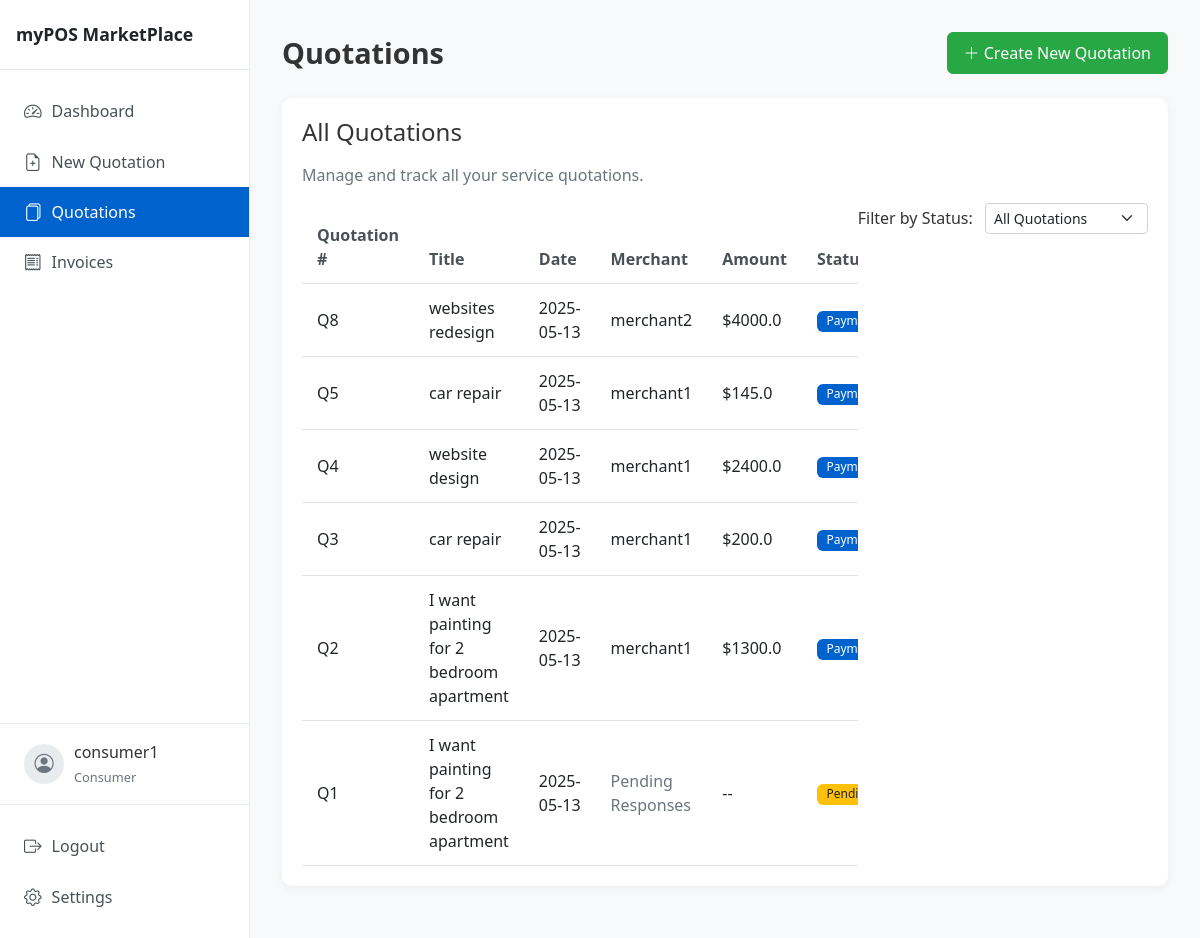
The page /consumer/quotations (signed in) on the database its author committed.
### models/user.py (models this page shows, shortened)
class User(db.Model, UserMixin):
    id = db.Column(db.Integer, primary_key=True)
    username = db.Column(db.String(64), unique=True, nullable=False)
    email = db.Column(db.String(120), unique=True, nullable=False)
    password_hash = db.Column(db.String(128), nullable=False)
    role = db.Column(db.String(20), nullable=False)  # 'consumer' or 'merchant'
    created_at = db.Column(db.DateTime, default=db.func.current_timestamp())
    consumer_quotations = db.relationship('Quotation', backref='consumer', lazy=True, foreign_keys='Quotation.consumer_id')
    merchant_quotations = db.relationship('Quotation', backref='merchant', lazy=True, foreign_keys='Quotation.merchant_id')

### models/quotation.py (models this page shows, shortened)
class Quotation(db.Model):
    id = db.Column(db.Integer, primary_key=True)
    request_id = db.Column(db.String(50), nullable=True)  # Group related quotations
    title = db.Column(db.String(100), nullable=False)
    product_type = db.Column(db.String(50), nullable=False)
    description = db.Column(db.Text, nullable=False)
    budget = db.Column(db.Float, nullable=True)
    ai_generated_content = db.Column(db.Text, nullable=True)
    revised_amount = db.Column(db.Float, nullable=True)
    payment_terms = db.Column(db.Text, nullable=True)
    merchant_notes = db.Column(db.Text, nullable=True)
    status = db.Column(db.String(20), default='pending')  # pending, revised, deposit_requested, deposit_paid, completed
    consumer_id = db.Column(db.Integer, db.ForeignKey('user.id'), nullable=False)
    merchant_id = db.Column(db.Integer, db.ForeignKey('user.id'), nullable=False)
    created_at = db.Column(db.DateTime, default=datetime.utcnow)
    updated_at = db.Column(db.DateTime, default=datetime.utcnow, onupdate=datetime.utcnow)
    transactions = db.relationship('Transaction', backref='quotation', lazy=True)

### app.py (the view)
@app.route('/consumer/quotations')
@login_required
def consumer_quotations():
    if current_user.role != 'consumer':
        return redirect(url_for('index'))
    consolidated_quotations = get_consolidated_quotations_for_consumer(current_user.id)
    consolidated_quotations.sort(key=lambda x: x.created_at, reverse=True)
    return render_template('consumer/quotations.html', quotations=consolidated_quotations)

### app.py (called while the page is built)
@login_manager.user_loader
def load_user(user_id):
    return User.query.get(int(user_id))

@app.context_processor
def utility_processor():
    return {'now': datetime.utcnow()}

### templates/consumer/quotations.html (shortened to what this page needs)
{% extends "layout.html" %}
{% block content %}
<div class="dashboard-header d-flex justify-content-between align-items-center mb-4">
    <h1>Quotations</h1>
    <a href="{{ url_for('create_quotation') }}" class="btn btn-success">
        <i class="bi bi-plus-lg"></i> Create New Quotation
    </a>
</div>
<div class="card">
    <div class="card-body">
        <h2 class="h4 mb-3">All Quotations</h2>
        <p class="text-muted">Manage and track all your service quotations.</p>
        <div class="mb-4">
            <div class="float-end">
                <label for="filter-status" class="form-label me-2">Filter by Status:</label>
                <select id="filter-status" class="form-select form-select-sm d-inline-block w-auto">
                    <option value="all">All Quotations</option>
                </select>
            </div>
        </div>
        {% if quotations %}
            <div class="table-responsive">
                <table class="table table-hover">
                    <thead>
                        <tr>
                            <th>Quotation #</th>
                            <th>Title</th>
                            <th>Date</th>
                            <th>Merchant</th>
                            <th>Amount</th>
                            <th>Status</th>
                        </tr>
                    </thead>
                    <tbody>
                        {% for quotation in quotations %}
                            <tr class="quotation-row" data-status="{{ quotation.status }}">
                                <td>Q{{ quotation.id }}</td>
                                <td>{{ quotation.title }}</td>
                                <td>{{ quotation.created_at.strftime('%Y-%m-%d') }}</td>
                                <td>
                                    {% if quotation.status == 'pending' %}
                                        <span class="text-muted">Pending Responses</span>
                                    {% else %}
                                        {{ quotation.merchant.username }}
                                    {% endif %}
                                </td>
                                <td>
                                    {% if quotation.revised_amount %}
                                        ${{ quotation.revised_amount }}
                                    {% else %}
                                        --
                                    {% endif %}
                                </td>
                                <td>
                                    {% if quotation.status == 'pending' %}
                                        <span class="badge bg-warning text-dark">Pending</span>
                                    {% elif quotation.status == 'revised' %}
                                        <span class="badge bg-info">Revised</span>
                                    {% elif quotation.status == 'deposit_requested' %}
                                        <span class="badge bg-primary">Payment Pending</span>
                                    {% elif quotation.status == 'deposit_paid' %}
                                        <span class="badge bg-success">Deposit Paid</span>
                                    {% elif quotation.status == 'completed' %}
                                        <span class="badge bg-secondary">Completed</span>
                                    {% endif %}
                                </td>
                            </tr>
                        {% endfor %}
                    </tbody>
                </table>
            </div>
        {% else %}
            <div class="alert alert-info">
                <p class="mb-0">You haven't created any quotations yet.</p>
                <a href="{{ url_for('create_quotation') }}" class="btn btn-sm btn-primary mt-2">Create your first quotation</a>
            </div>
        {% endif %}
    </div>
</div>
{% endblock %}

### templates/layout.html (shortened to what this page needs)
<!DOCTYPE html>
<html lang="en">
<head>
    <link rel="stylesheet" href="https://cdn.jsdelivr.net/npm/bootstrap@5.2.3/dist/css/bootstrap.min.css">
    <link rel="stylesheet" href="https://cdn.jsdelivr.net/npm/bootstrap-icons@1.10.5/font/bootstrap-icons.css">
    <link rel="stylesheet" href="{{ url_for('static', filename='css/styles.css') }}">
</head>
<body>
    <div class="page-container">
        {% if current_user.is_authenticated %}
        <div class="sidebar">
            <div class="sidebar-header">
                <h1 class="sidebar-brand">myPOS MarketPlace</h1>
            </div>
            <div class="sidebar-menu">
                <a href="{{ url_for('consumer_dashboard' if current_user.role == 'consumer' else 'merchant_dashboard') }}" class="sidebar-item {% if request.endpoint.endswith('dashboard') %}active{% endif %}">
                    <i class="bi bi-speedometer2"></i> <span>Dashboard</span>
                </a>
                {% if current_user.role == 'consumer' %}
                <a href="{{ url_for('create_quotation') }}" class="sidebar-item {% if request.endpoint == 'create_quotation' %}active{% endif %}">
                    <i class="bi bi-file-earmark-plus"></i> <span>New Quotation</span>
                </a>
                {% endif %}
                <a href="{{ url_for('consumer_quotations' if current_user.role == 'consumer' else 'merchant_quotations') }}" class="sidebar-item {% if request.endpoint.endswith('quotations') %}active{% endif %}">
                    <i class="bi bi-files"></i> <span>Quotations</span>
                </a>
                <a href="#" class="sidebar-item {% if request.endpoint.endswith('invoices') %}active{% endif %}">
                    <i class="bi bi-receipt"></i> <span>Invoices</span>
                </a>
            </div>
            <div class="user-profile">
                <div class="user-avatar">
                    <i class="bi bi-person-circle"></i>
                </div>
                <div class="user-info">
                    <p class="user-name">{{ current_user.username }}</p>
                    <small class="user-role">{{ current_user.role|capitalize }}</small>
                </div>
            </div>
            <div class="sidebar-footer">
                <a href="{{ url_for('logout') }}" class="sidebar-item">
                    <i class="bi bi-box-arrow-right"></i> <span>Logout</span>
                </a>
                <a href="#" class="sidebar-item">
                    <i class="bi bi-gear"></i> <span>Settings</span>
                </a>
            </div>
        </div>
        <div class="content-wrapper">
            {% block content %}{% endblock %}
        </div>
        {% endif %}
    </div>
</body>
</html>

### static/css/styles.css (style rules this page uses)
body { font-family: 'Segoe UI', Tahoma, Geneva, Verdana, sans-serif; background-color: #f8f9fa; color: #333; margin: 0; padding: 0; }
.page-container { display: flex; min-height: 100vh; }
.sidebar { width: 250px; background-color: #fff; border-right: 1px solid #e9ecef; display: flex; flex-direction: column; position: fixed; top: 0; bottom: 0; left: 0; z-index: 1000; }
.sidebar-header { padding: 1.5rem 1rem; border-bottom: 1px solid #e9ecef; display: flex; align-items: center; }
.sidebar-brand { font-size: 1.1rem; font-weight: 700; margin: 0; color: #212529; white-space: normal; line-height: 1.2; }
.sidebar-menu { flex: 1; padding: 1rem 0; overflow-y: auto; }
.sidebar-item { display: flex; align-items: center; padding: 0.75rem 1.5rem; color: #495057; text-decoration: none; transition: background-color 0.2s; }
.sidebar-item.active { background-color: #e9ecef; color: #212529; font-weight: 500; }
.sidebar-item i { margin-right: 10px; font-size: 1.1rem; }
.sidebar-footer { padding: 1rem 0; border-top: 1px solid #e9ecef; margin-top: auto; }
.content-wrapper { flex: 1; margin-left: 250px; padding: 2rem; background-color: #f8f9fa; }
.card { border-radius: 10px; box-shadow: 0 2px 10px rgba(0,0,0,0.05); border: none; margin-bottom: 20px; }
.card-body { padding: 20px; }
.table { margin-bottom: 0; }
.table th { font-weight: 600; color: #495057; border-top: none; padding: 12px 15px; }
.table td { padding: 12px 15px; vertical-align: middle; }
.badge { font-weight: 500; padding: 0.4em 0.8em; border-radius: 6px; }
.bg-pending, .bg-warning { background-color: #ffc107; color: #212529; }
.bg-deposit_requested, .bg-primary { background-color: #0d6efd; color: white; }
.btn { border-radius: 6px; padding: 8px 16px; font-weight: 500; }
.btn-success { background-color: #28a745; border-color: #28a745; }
.dashboard-header { margin-bottom: 1.5rem; }
.dashboard-header h1 { font-weight: 700; font-size: 1.8rem; margin-bottom: 0; }
.user-profile { display: flex; align-items: center; padding: 1rem 1.5rem; border-top: 1px solid #e9ecef; }
.user-avatar { width: 40px; height: 40px; border-radius: 50%; background-color: #e9ecef; display: flex; align-items: center; justify-content: center; margin-right: 10px; }
.user-avatar i { font-size: 1.2rem; color: #6c757d; }
.user-info { flex: 1; }
.user-name { font-weight: 500; margin-bottom: 0; white-space: nowrap; overflow: hidden; text-overflow: ellipsis; max-width: 150px; }
.user-role { font-size: 0.8rem; color: #6c757d; }
.sidebar { width: 250px; background-color: #fff; border-right: 1px solid #e9ecef; }
.sidebar-item.active { background-color: #0062cc; color: #fff; font-weight: 500; }
.btn-primary, .bg-primary { background-color: #0062cc !important; border-color: #0062cc !important; }

### rows shown on the page
User: username "consumer1", role "Consumer"
Quotation: id "8", title "websites redesign", created_at "2025-05-13", merchant.username "merchant2", revised_amount "4000.0", shows "Payment Pending"
Quotation: id "5", title "car repair", created_at "2025-05-13", merchant.username "merchant1", revised_amount "145.0", shows "Payment Pending"
Quotation: id "4", title "website design", created_at "2025-05-13", merchant.username "merchant1", revised_amount "2400.0", shows "Payment Pending"
Quotation: id "3", title "car repair", created_at "2025-05-13", merchant.username "merchant1", revised_amount "200.0", shows "Payment Pending"
Quotation: id "2", title "I want painting for 2 bedroom apartment", created_at "2025-05-13", merchant.username "merchant1", revised_amount "1300.0", shows "Payment Pending"
Quotation: id "1", title "I want painting for 2 bedroom apartment", created_at "2025-05-13", status "Pending Responses"
